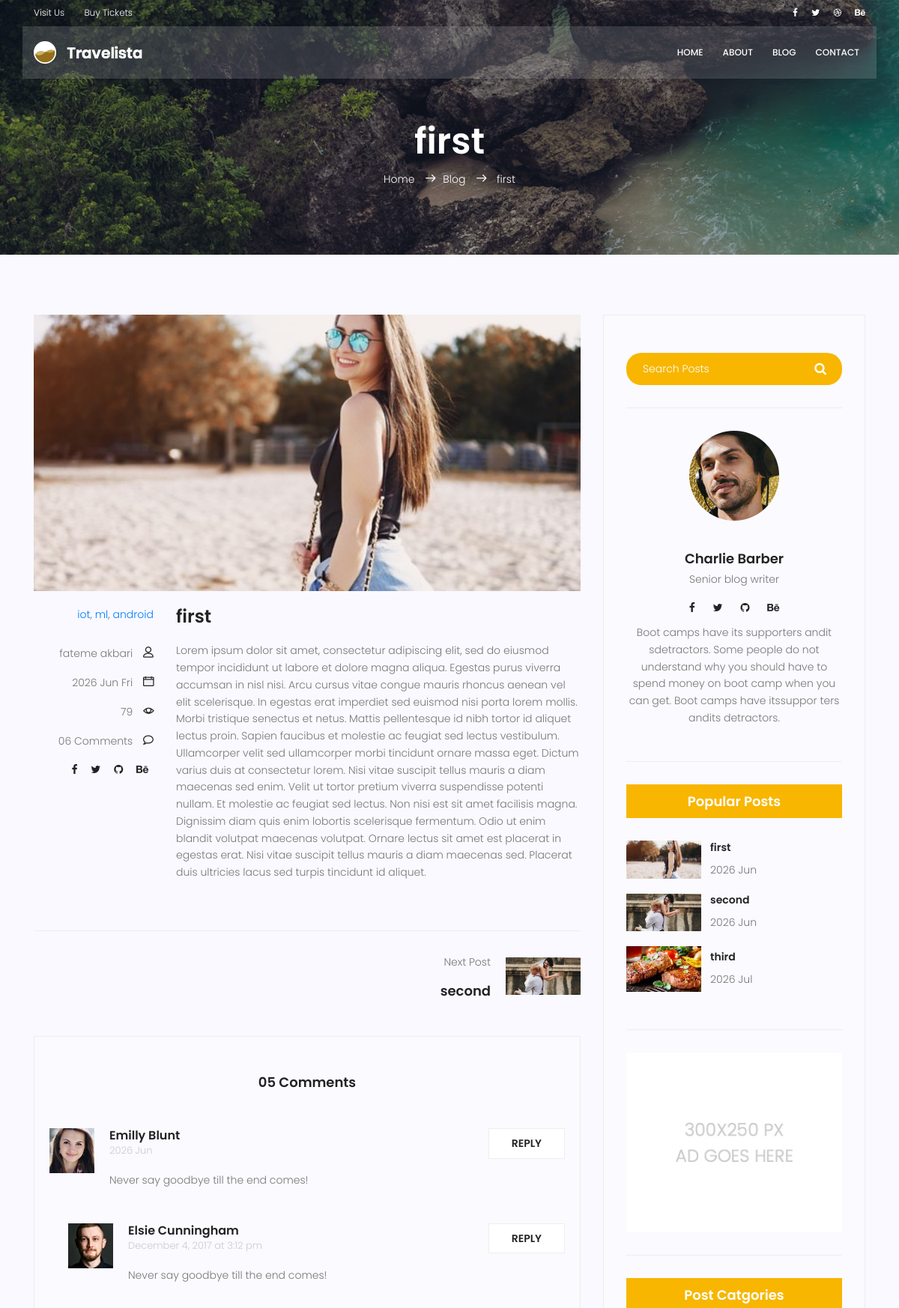
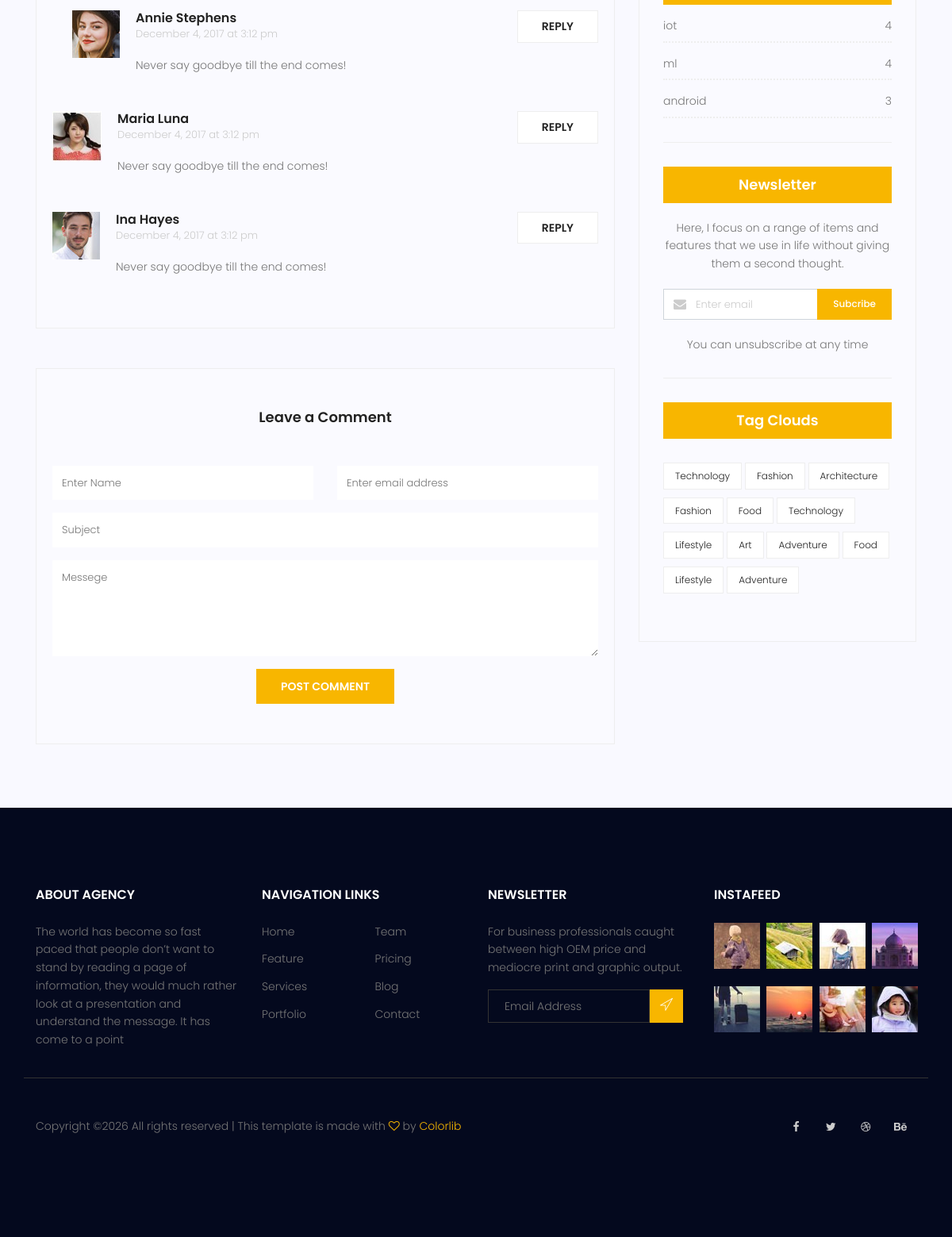
Page /blog/post-2 on the committed database (2 pictures, top to bottom).
### blog/models.py (models this page shows, shortened)
class Post(models.Model):
    image = models.ImageField(upload_to="blog/", default="default.jpg")
    author = models.ForeignKey(User, on_delete=models.SET_NULL, null=True)
    title = models.CharField(max_length=255)
    content = models.TextField()
    counted_views = models.PositiveIntegerField(default=0)
    status = models.BooleanField(default=False)
    created_date = models.DateTimeField(auto_now_add=True)
    updated_date = models.DateTimeField(auto_now=True)
    published_date = models.DateTimeField(null=True)
    category = models.ManyToManyField(Category)
    class Meta:
        ordering = ['created_date']

class Category(models.Model):
    name = models.CharField(max_length=255)
    def __str__(self):
        return self.name

### blog/views.py (the view)
# urls.py: path("post-<int:pid>", blog_single_view, name="single"),
def blog_single_view(request, pid):
    post = get_object_or_404(Post,pk=pid,status=1, published_date__lte=timezone.now())
    posts = Post.objects.filter(status=1, published_date__lte=timezone.now())
    count_views(post)
    current_index = list(posts).index(post)
    next_post = None
    previous_post = None
    if current_index > 0:
        previous_post = posts[current_index - 1]
    if current_index < len(posts) - 1:
        next_post = posts[current_index + 1]
    content = {
        "post": post,
        "posts": posts,
        "previous": previous_post,
        "next": next_post,
    }
    return render(request, "blog/blog-single.html", content)

### templates/blog/blog-single.html (shortened to what this page needs)
	{%extends 'base.html'%}
	{%load static%}
	{%load blog_tags%}
	{%block content%}
			<section class="relative about-banner">
				<div class="overlay overlay-bg"></div>
				<div class="container">
					<div class="row d-flex align-items-center justify-content-center">
						<div class="about-content col-lg-12">
							<h1 class="text-white">
								{{post.title}}
							</h1>
							<p class="text-white link-nav"><a href="{% url 'website:index' %}">Home </a>  <span class="lnr lnr-arrow-right"></span><a href="{%url 'blog:blog'%}">Blog </a> <span class="lnr lnr-arrow-right"></span> {{post.title}} </p>
						</div>
					</div>
				</div>
			</section>
			<section class="post-content-area single-post-area">
				<div class="container">
					<div class="row">
						<div class="col-lg-8 posts-list">
							<div class="single-post row">
								<div class="col-lg-12">
									<div class="feature-img">
										<img class="img-fluid" src="{{post.image.url}}" alt="">
									</div>
								</div>
								<div class="col-lg-3  col-md-3 meta-details">
									<ul class="tags">
										{%for category in post.category.all%}
										<a href="{%url 'blog:category' cat_name=category.name%}">{{category.name}}</a>{%if not forloop.last%}, {%endif%}
										{%endfor%}
									</ul>
									<div class="user-details row">
										<p class="user-name col-lg-12 col-md-12 col-6"><a href="{%url 'blog:author' username=post.author.username%}">{{post.author.get_full_name}}</a> <span class="lnr lnr-user"></span></p>
										<p class="date col-lg-12 col-md-12 col-6"><a href="#">{{post.published_date|date:"Y M D"}}</a> <span class="lnr lnr-calendar-full"></span></p>
										<p class="view col-lg-12 col-md-12 col-6"><a href="#">{{post.counted_views}}</a> <span class="lnr lnr-eye"></span></p>
										<p class="comments col-lg-12 col-md-12 col-6"><a href="#">06 Comments</a> <span class="lnr lnr-bubble"></span></p>
										<ul class="social-links col-lg-12 col-md-12 col-6">
											<li><a href="#"><i class="fa fa-facebook"></i></a></li>
											<li><a href="#"><i class="fa fa-twitter"></i></a></li>
											<li><a href="#"><i class="fa fa-github"></i></a></li>
											<li><a href="#"><i class="fa fa-behance"></i></a></li>
										</ul>
									</div>
								</div>
								<div class="col-lg-9 col-md-9">
									<h3 class="mt-20 mb-20">{{post.title}}</h3>
									<p>
										{{post.content}}
									</p>
								</div>
							</div>
							<div class="navigation-area">
								<div class="row">
									<div class="col-lg-6 col-md-6 col-12 nav-left flex-row d-flex justify-content-start align-items-center">
									</div>
									<div class="col-lg-6 col-md-6 col-12 nav-right flex-row d-flex justify-content-end align-items-center">
											{%if next%}
											<div class="detials">
												<p>Next Post</p>
													<a href="{%url 'blog:single' pid=next.id%}"><h4>{{next.title}}</h4></a>
											</div>
										<div class="arrow">
											<a href="{%url 'blog:single' pid=next.id%}"></a>
										</div>
										<div class="thumb">
											<a href="{%url 'blog:single' pid=next.id%}"><img class="img-fluid" src="{{next.image.url}}" width="100" height="100" alt=""></a>
										</div>
										{%endif%}
									</div>
								</div>
							</div>
							<div class="comments-area">
								<h4>05 Comments</h4>
								<div class="comment-list">
                                    <div class="single-comment justify-content-between d-flex">
                                        <div class="user justify-content-between d-flex">
                                            <div class="thumb">
                                                <img src="{%static 'img/blog/c1.jpg'%}" alt="">
                                            </div>
                                            <div class="desc">
                                                <h5><a href="#">Emilly Blunt</a></h5>
                                                <p class="date">{{post.published_date|date:"Y M"}} </p>
                                                <p class="comment">
                                                    Never say goodbye till the end comes!
                                                </p>
                                            </div>
                                        </div>
                                        <div class="reply-btn">
                                               <a href="" class="btn-reply text-uppercase">reply</a>
                                        </div>
                                    </div>
                                </div>
								<div class="comment-list left-padding">
                                    <div class="single-comment justify-content-between d-flex">
                                        <div class="user justify-content-between d-flex">
                                            <div class="thumb">
                                                <img src="{%static 'img/blog/c2.jpg'%}" alt="">
                                            </div>
                                            <div class="desc">
                                                <h5><a href="#">Elsie Cunningham</a></h5>
                                                <p class="date">December 4, 2017 at 3:12 pm </p>
                                                <p class="comment">
                                                    Never say goodbye till the end comes!
                                                </p>
                                            </div>
                                        </div>
                                        <div class="reply-btn">
                                               <a href="" class="btn-reply text-uppercase">reply</a>
                                        </div>
                                    </div>
                                </div>
								<div class="comment-list left-padding">
                                    <div class="single-comment justify-content-between d-flex">
                                        <div class="user justify-content-between d-flex">
                                            <div class="thumb">
                                                <img src="{%static 'img/blog/c3.jpg'%}" alt="">
                                            </div>
                                            <div class="desc">
                                                <h5><a href="#">Annie Stephens</a></h5>
                                                <p class="date">December 4, 2017 at 3:12 pm </p>
                                                <p class="comment">
                                                    Never say goodbye till the end comes!
                                                </p>
                                            </div>
                                        </div>
                                        <div class="reply-btn">
                                               <a href="" class="btn-reply text-uppercase">reply</a>
                                        </div>
                                    </div>
                                </div>
								<div class="comment-list">
                                    <div class="single-comment justify-content-between d-flex">
                                        <div class="user justify-content-between d-flex">
                                            <div class="thumb">
                                                <img src="{%static 'img/blog/c4.jpg'%}" alt="">
                                            </div>
                                            <div class="desc">
                                                <h5><a href="#">Maria Luna</a></h5>
                                                <p class="date">December 4, 2017 at 3:12 pm </p>
                                                <p class="comment">
                                                    Never say goodbye till the end comes!
                                                </p>
                                            </div>
                                        </div>
                                        <div class="reply-btn">
                                               <a href="" class="btn-reply text-uppercase">reply</a>
                                        </div>
                                    </div>
                                </div>
								<div class="comment-list">
                                    <div class="single-comment justify-content-between d-flex">
                                        <div class="user justify-content-between d-flex">
                                            <div class="thumb">
                                                <img src="{%static 'img/blog/c5.jpg'%}" alt="">
                                            </div>
                                            <div class="desc">
                                                <h5><a href="#">Ina Hayes</a></h5>
                                                <p class="date">December 4, 2017 at 3:12 pm </p>
                                                <p class="comment">
                                                    Never say goodbye till the end comes!
                                                </p>
                                            </div>
                                        </div>
                                        <div class="reply-btn">
                                               <a href="" class="btn-reply text-uppercase">reply</a>
                                        </div>
                                    </div>
                                </div>
							</div>
							<div class="comment-form">
								<h4>Leave a Comment</h4>
								<form>
									<div class="form-group form-inline">
									  <div class="form-group col-lg-6 col-md-12 name">
									    <input type="text" class="form-control" id="name" placeholder="Enter Name" onfocus="this.placeholder = ''" onblur="this.placeholder = 'Enter Name'">
									  </div>
									  <div class="form-group col-lg-6 col-md-12 email">
									    <input type="email" class="form-control" id="email" placeholder="Enter email address" onfocus="this.placeholder = ''" onblur="this.placeholder = 'Enter email address'">
									  </div>
									</div>
									<div class="form-group">
										<input type="text" class="form-control" id="subject" placeholder="Subject" onfocus="this.placeholder = ''" onblur="this.placeholder = 'Subject'">
									</div>
									<div class="form-group">
										<textarea class="form-control mb-10" rows="5" name="message" placeholder="Messege" onfocus="this.placeholder = ''" onblur="this.placeholder = 'Messege'" required=""></textarea>
									</div>
									<a href="#" class="primary-btn text-uppercase">Post Comment</a>
								</form>
							</div>
						</div>
						<div class="col-lg-4 sidebar-widgets">
							<div class="widget-wrap">
								{%include 'blog/blog-search.html' %}
								{%include 'blog/blog-writer.html'%}
								{%latestpost%}
								{%include 'blog/blog-ads.html'%}
								{%postcategory%}
								{%include 'blog/blog-newsletter.html'%}
								{%include 'blog/blog-tags.html'%}
							</div>
						</div>
					</div>
				</div>
			</section>
	{% endblock %}

### templates/blog/blog-popular-post.html
{%load static%}
<div class="single-sidebar-widget popular-post-widget">
									<h4 class="popular-title">Popular Posts</h4>
									<div class="popular-post-list">
										{%for post in posts%}
										<div class="single-post-list d-flex flex-row align-items-center">
											<div class="thumb">
												<img class="img-fluid" src="{{post.image.url}}" alt="">
											</div>
											<div class="details">
												<a href="{%url 'blog:single' pid=post.id%}"><h6>{{post.title}}</h6></a>
												<p>{{post.published_date|date:"Y M"}}</p>
											</div>
										</div>
										{%endfor%}
									</div>
								</div>

### templates/blog/blog-post-category.html
{%load static%}
<div class="single-sidebar-widget post-category-widget">
									<h4 class="category-title">Post Catgories</h4>
									<ul class="cat-list">
										{%for cat, count in categories.items %}
										<li>
											<a href="{%url 'blog:category' cat_name=cat%}" class="d-flex justify-content-between">
												<p>{{cat}}</p>
												<p>{{count}}</p>
											</a>
										</li>
										{%endfor%}
									</ul>
								</div>

### rows in the picture
Post: title "first", image (picture), author.get_full_name "fateme akbari", published_date "2026 Jun Fri", counted_views "79", content "Lorem ipsum dolor sit amet, consectetur adipiscing elit, sed do eiusmod tempor incididunt ut labore et dolore magna aliqua. Egestas purus viverra accumsan in nisl nisi. Arcu cursus vitae congue mauris rhoncus aenean vel elit scelerisque. In egestas erat imperdiet sed euismod nisi porta lorem mollis. Morbi tristique senectus et netus. Mattis pellentesque id nibh tortor id aliquet lectus proin. Sapien faucibus et molestie ac feugiat sed lectus vestibulum. Ullamcorper velit sed ullamcorper morbi tincidunt ornare massa eget. Dictum varius duis at consectetur lorem. Nisi vitae suscipit tellus mauris a diam maecenas sed enim. Velit ut tortor pretium viverra suspendisse potenti nullam. Et molestie…", published_date "2026 Jun"
Category: name "iot", count "4"
Category: name "ml", count "4"
Category: name "android", id "3"
Post: title "second", image (picture), published_date "2026 Jun"
Post: image (picture), title "third", published_date "2026 Jul"
